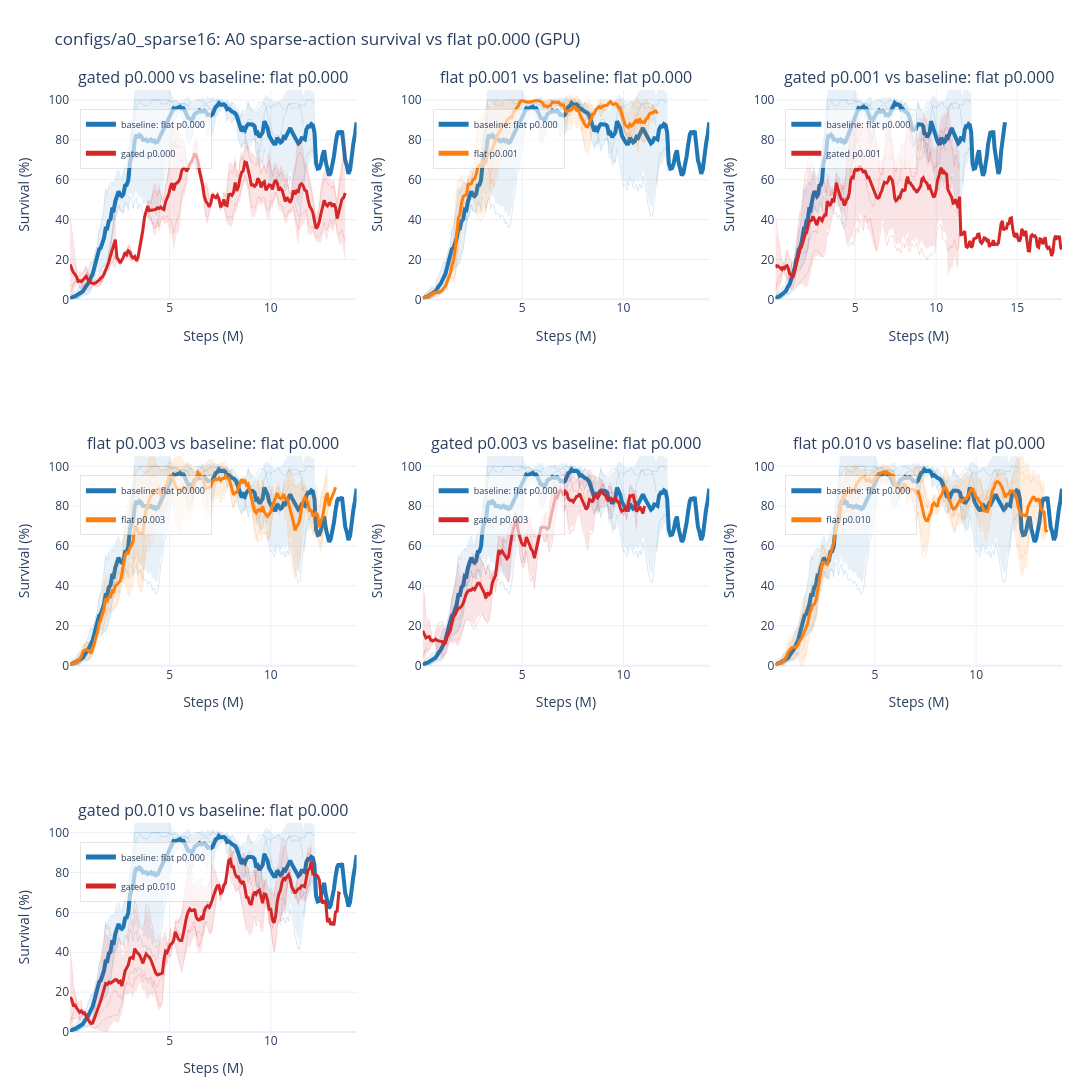

Here is the notebook cell this chart was saved with:
### Code cell
a0_sparse16_result = wm.plot_a0_sparse16_survival(source="gpu")
a0_sparse16_result["fig"]
